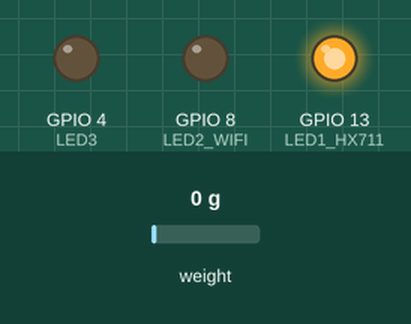
The program below on a simulated ESP32. Parts: output pins drawn as LEDs (lit = HIGH). The test bench sets the inputs (shaded band); at power-on: weight on the scale 0 g. WiFi joins after 1.5 s; servers stay silent unless stated; EEPROM starts erased; no MQTT or app messages arrive unless stated; what the program prints to the serial monitor is not drawn.

Above: at 0.1 s.
At 1.1 s:
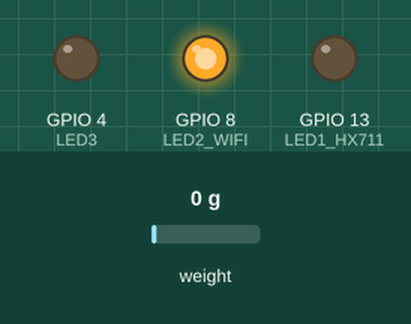
At 2.6 s:
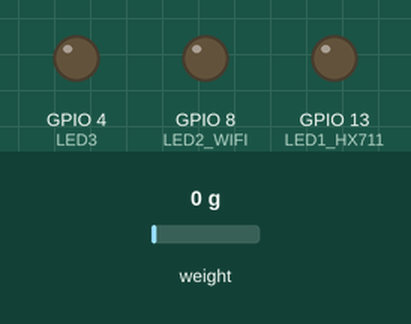
At 4.6 s:
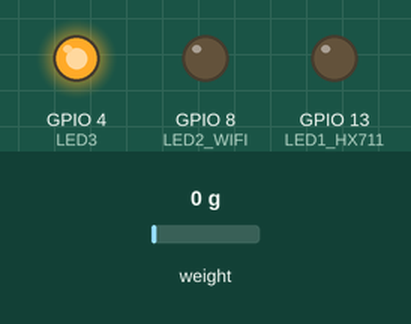
Timing chart, 0 to 6.1 s (numbered marks = the images above):
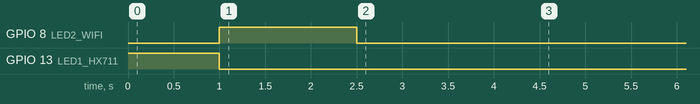

The program:

main.cpp
```cpp
#include "HX711.h"
#include <WiFi.h>
#include <PubSubClient.h>
#include <EEPROM.h>
#include <conf.h>
// #include <conf_myself.h>


HX711 scale;

#if(setCalibration == false) //关闭setCalibration为普通模式测量
    WiFiClient espClient;
    PubSubClient client(espClient);

    int reading;


    void callback(char *topic, byte *payload, unsigned int length)
    {
        Serial.print("Messagearrived in topic: ");
        Serial.println(topic);
        Serial.print("Message:");
        for (int i = 0; i < length; i++)
        {
            Serial.print((char)payload[i]);
        }
        Serial.println();
        Serial.println("-----------------------");
    }

    void setup()
    {
        // 开启串口
        Serial.begin(115200);
        // 启动EEPROM
        EEPROM.begin(1024);
        pinMode(LED1_HX711,OUTPUT);
        pinMode(LED2_WIFI,OUTPUT);
        pinMode(LED3,OUTPUT);
        //判断是否为空
        if (EEPROM.read(10) == 0){
            EEPROM.write(10,(uint8_t)500);
        }

        //开始初始化HX711，以亮灯为正在初始化
        digitalWrite(LED1_HX711,HIGH);
        // 初始化HX711
        scale.begin(LOADCELL_DOUT_PIN, LOADCELL_SCK_PIN);
        scale.set_scale(CALIBRATION_FACTOR);
        scale.tare();
        scale.set_offset(EEPROM.read(10)); //称重偏移
        digitalWrite(LED1_HX711,LOW);
        //初始化成功LED1关闭

        //开始初始化WIFI并并且点亮LED2
        digitalWrite(LED2_WIFI,HIGH);
        WiFi.begin(ssid, password);

        // 链接wifi
        Serial.println("Connectingto WiFi..");
        while (WiFi.status() != WL_CONNECTED)
        {
            delay(500);
            Serial.print("...");
        }
        Serial.println("Connectedto the WiFi network");

        //WIFI链接成功关闭LED2
        digitalWrite(LED2_WIFI,LOW);

        delay(1000);
        // 链接mqtt服务器
        client.setServer(mqttServer, mqttPort);
        client.setCallback(callback);
        while (!client.connected())
        {
            Serial.println("Connectingto MQTT...");
            if (client.connect("ESP32Client", mqttUser, mqttPassword))
            {
                Serial.println("connected");
            }
            else
            {
                Serial.print("failedwith state ");
                Serial.print(client.state());
                delay(2000);
            }
        }
        delay(1000);
        //全部连接成功点亮LED3表明初始化结束
        digitalWrite(LED3,HIGH);
    }

    void loop()
    {
        // Serial.println("进入loop");
        if (scale.wait_ready_timeout(200))
        {
            reading = round(scale.get_units());
            Serial.print(reading);
            itoa(reading * 1000 , message_data, 10);
            Serial.print("HX711 reading: ");
            Serial.println(reading);
        }
        else
        {
            Serial.println("HX711 not found.");
        }

        client.loop();
        client.publish(mqtt_topic, message_data);
        Serial.println(message_data);
        EEPROM.write(10,reading * 1000);

        delay(10000);
    }

#elif(setCalibration == true) //开启setCalibration为进行去皮计算

    void setup() {
    Serial.begin(115200);
    scale.begin(LOADCELL_DOUT_PIN, LOADCELL_SCK_PIN);
    }

    void loop() {

    if (scale.is_ready()) {
        scale.set_scale();
        Serial.println("Tare... remove any weights from the scale.");
        delay(5000);
        scale.tare();
        Serial.println("Tare done...");
        Serial.print("Place a known weight on the scale...");
        delay(5000);
        long reading = scale.get_units(10);
        Serial.print("Result: ");
        Serial.println(reading);
    }
    else {
        Serial.println("HX711 not found.");
    }
    delay(1000);
    }

    //calibration factor will be the (reading)/(known weight)

#endif
```

conf.h
```cpp
#define CALIBRATION_FACTOR 420.88 //这里需要换成你自己测量之后的数据 测算公式 ： 结果 / 已知物体重量
#define setCalibration false
#define LED1_HX711 13
#define LED2_WIFI 8
#define LED3 4

// HX711配置项
const int LOADCELL_DOUT_PIN = 5;
const int LOADCELL_SCK_PIN = 18;
//WIFI配置项
const char *ssid = "你的WIFI名字";
const char *password = "你的WIFI密码";
const char *mqttServer = "你的MQTT服务器地址";
const int mqttPort = 1883; //你的MQTT服务器端口
const char *mqttUser = "你的MQTT登录用户名";
const char *mqttPassword = "你的MQTT登录密码";
const char *mqtt_topic = "data";

char message_data[10];
```
